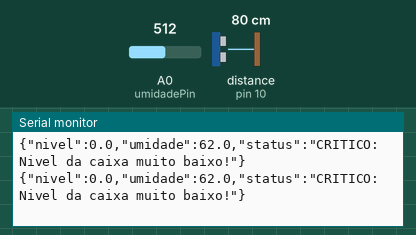
Simulated run of this sketch. Board: Arduino Uno, built with avr-gcc and run on an emulated ATmega328P. On the bench: the last lines printed to the serial monitor. Wiring (inferred from the names in the program): ultrasonic range finder: trigger pin 9; echo pin 10. Inputs (shaded band) come from the test bench; at power-on: A0 (umidadePin) = 512, distance to the obstacle (sensor on pin 10) 80 cm. The echo pulse lasts 58.3 µs per cm.

Above: at 9.4 s.
9.5 s: A0 (umidadePin) set to 762
At 10.5 s:
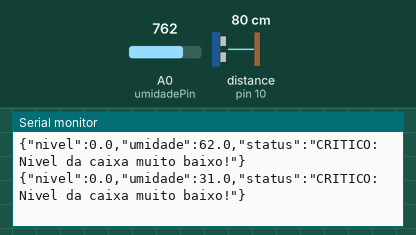
12.5 s: A0 (umidadePin) set to 787
At 14.7 s:
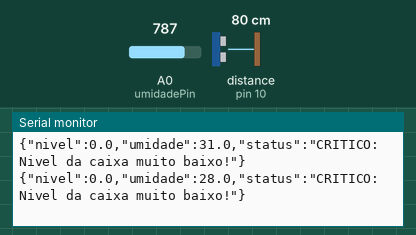
17.5 s: distance to the obstacle (sensor on pin 10) set to 18 cm
At 18.9 s:
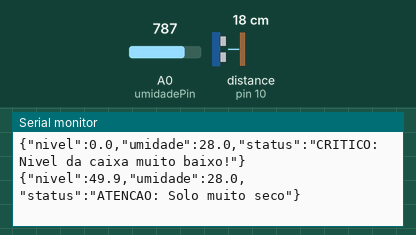
20.5 s: distance to the obstacle (sensor on pin 10) set to 22 cm
At 23.1 s:
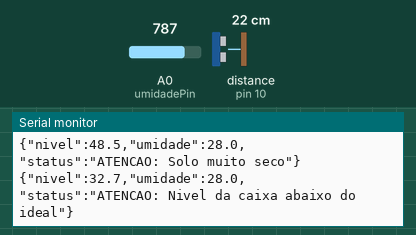
Timing chart, 0 to 24.6 s (numbered marks = the images above; inputs shaded):
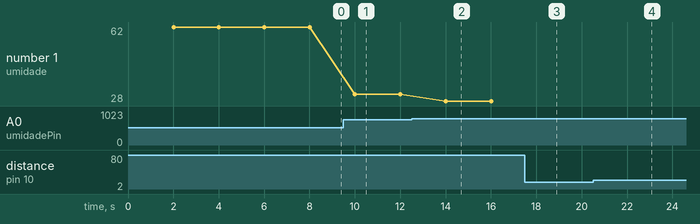

Measured:
- the behaviour switches between 20 and 21 cm on distance to the obstacle (sensor on pin 10) (found by bisection; images 3 and 4)
- after the input at 9.5 s, the serial monitor: prints a new line after 0.51 s (image 1)
- after the input at 12.5 s, the serial monitor: prints a new line after 1.5 s (image 2)
- after the input at 17.5 s, the serial monitor: prints a new line after 0.50 s (image 3)
- after the input at 20.5 s, the serial monitor: prints a new line after 1.5 s (image 4)
- plotted number 1: 62 → 31 after the input at 9.5 s, 31 → 28 after the input at 12.5 s

The sketch:

Reserva-Hidrica.ino
```cpp
// ============================================================================
// PROJETO DE EXTENSÃO: SISTEMA DE RESERVA HÍDRICA - FAZENDA UNIFEOB
// GRUPO: 07
// MATÉRIA: Projeto Integrado - P.I
// ============================================================================

// ── 1. DEFINIÇÕES DE HARDWARE E CONFIGURAÇÕES ────────────────────────────────
const int umidadePin = A0;
const int trigPin    = 9;
const int echoPin    = 10;

const float DIST_VAZIA = 30.0; // Nível 0%
const float DIST_CHEIA =  5.0; // Nível 100%

unsigned long lastMillis = 0;
const long INTERVALO = 2000;   // Delay de 2 segundos

void setup() {
  Serial.begin(115200);
  pinMode(trigPin, OUTPUT);
  pinMode(echoPin, INPUT);
}

void loop() {
  // Controle de tempo para não travar o processamento
  if (millis() - lastMillis >= INTERVALO) {
    lastMillis = millis();

    // ── 2. MÓDULO DE ENTRADA: LEITURA DOS SENSORES ──────────────────────────

    // Processamento do Sensor Ultrassônico (Nível)
    digitalWrite(trigPin, LOW);
    delayMicroseconds(2);
    digitalWrite(trigPin, HIGH);
    delayMicroseconds(10);
    digitalWrite(trigPin, LOW);

    long duracao  = pulseIn(echoPin, HIGH, 30000);
    float distCm  = duracao * 0.034 / 2.0;

    float nivel = 0.0;
    if (duracao > 0) {
      nivel = (DIST_VAZIA - distCm) / (DIST_VAZIA - DIST_CHEIA) * 100.0;
      nivel = constrain(nivel, 0.0, 100.0);
    }

    // Processamento do Sensor de Umidade do Solo
    int rawUmidade = analogRead(umidadePin);
    float umidade = map(rawUmidade, 1023, 200, 0, 100);
    umidade = constrain(umidade, 0.0, 100.0);


    // ── 3. MÓDULO DE PROCESSAMENTO: REGRAS DE NEGÓCIO ───────────────────────

    String statusMsg;
    if (nivel < 20.0) {
      statusMsg = "CRITICO: Nivel da caixa muito baixo!";
    } else if (nivel < 40.0) {
      statusMsg = "ATENCAO: Nivel da caixa abaixo do ideal";
    } else if (umidade < 30.0) {
      statusMsg = "ATENCAO: Solo muito seco";
    } else {
      statusMsg = "Todos os niveis estao dentro do ideal";
    }


    // ── 4. MÓDULO DE SAÍDA: COMUNICAÇÃO EXTERNA ─────────────────────────────

    // Envia os dados formatados em JSON para o Python
    Serial.print("{");
    Serial.print("\"nivel\":");    Serial.print(nivel, 1);
    Serial.print(",\"umidade\":"); Serial.print(umidade, 1);
    Serial.print(",\"status\":\""); Serial.print(statusMsg);
    Serial.println("\"}");
  }
}
```
